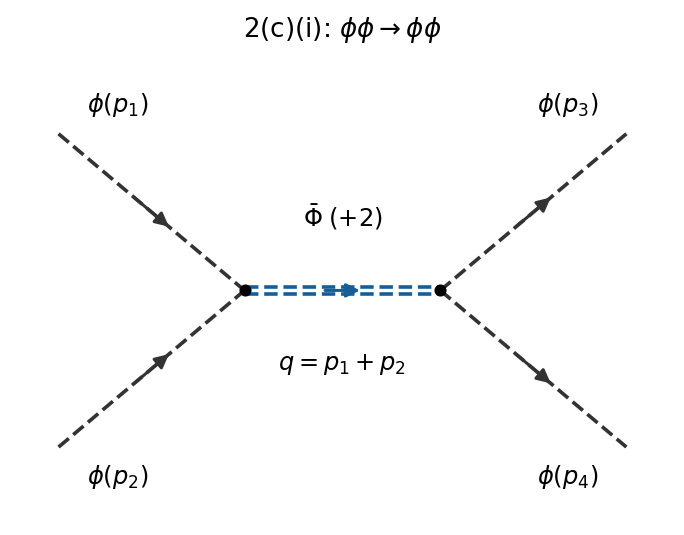

The Python source for this figure:
"""Original Oxford 2025 QFT diagram. Tested with Python 3.14, NumPy 2.3.5, Matplotlib 3.10.7.

Run from the desired output directory. The only saved artifact is the
corresponding opaque PNG in the current directory; this script never chdir()s.
Arrows follow positive conserved charge, not necessarily particle travel.
"""
from pathlib import Path
import matplotlib
matplotlib.use("Agg")
import matplotlib.pyplot as plt
import numpy as np
from matplotlib.patches import FancyArrowPatch

LIGHT="#333333"
HEAVY="#175e97"

def setup(ax, title=""):
    ax.set(xlim=(-0.35,6.35),ylim=(-0.35,4.35),aspect="equal")
    ax.axis("off")
    ax.set_title(title,fontsize=13,pad=12)

def label(ax,p,text,**kw):
    ax.text(*p,text,ha="center",va="center",fontsize=12,**kw)

def edge(ax,a,b,heavy=False,arrow=0,dashed=True):
    a=np.array(a,dtype=float);b=np.array(b,dtype=float)
    color=HEAVY if heavy else LIGHT
    normal=np.array([-(b-a)[1],(b-a)[0]])/np.linalg.norm(b-a)
    offsets=(-0.035,0.035) if heavy else (0,)
    for off in offsets:
        pts=np.array([a+off*normal,b+off*normal])
        ax.plot(pts[:,0],pts[:,1],color=color,lw=1.8,ls="--" if dashed else "-")
    if arrow:
        start=a+(.39 if arrow>0 else .61)*(b-a)
        end=a+(.61 if arrow>0 else .39)*(b-a)
        ax.add_patch(FancyArrowPatch(start,end,arrowstyle="-|>",mutation_scale=14,color=color,lw=1.5))

def vertex(ax,p):
    ax.plot(*p,"o",color="black",ms=5)

def save(fig):
    out=Path.cwd()/(Path(__file__).stem+".png")
    out.parent.mkdir(parents=True,exist_ok=True)
    fig.savefig(out,dpi=145,facecolor="white",transparent=False,bbox_inches="tight")
    plt.close(fig)
    print(out)


fig,ax=plt.subplots(figsize=(7,3.8),facecolor="white");setup(ax,r"2(c)(i): $\phi\phi\to\phi\phi$")
l=(2,2);r=(4,2)
for a in [(.1,3.6),(.1,.4)]:edge(ax,a,l,arrow=1)
for b in [(5.9,3.6),(5.9,.4)]:edge(ax,r,b,arrow=1)
edge(ax,l,r,heavy=True,arrow=1)
for v in [l,r]:vertex(ax,v)
for p,t in [((.7,3.9),r"$\phi(p_1)$"),((.7,.1),r"$\phi(p_2)$"),((5.3,3.9),r"$\phi(p_3)$"),((5.3,.1),r"$\phi(p_4)$"),((3,2.75),r"$\bar\Phi\;(+2)$"),((3,1.25),r"$q=p_1+p_2$")]:label(ax,p,t)
fig.tight_layout();save(fig)
